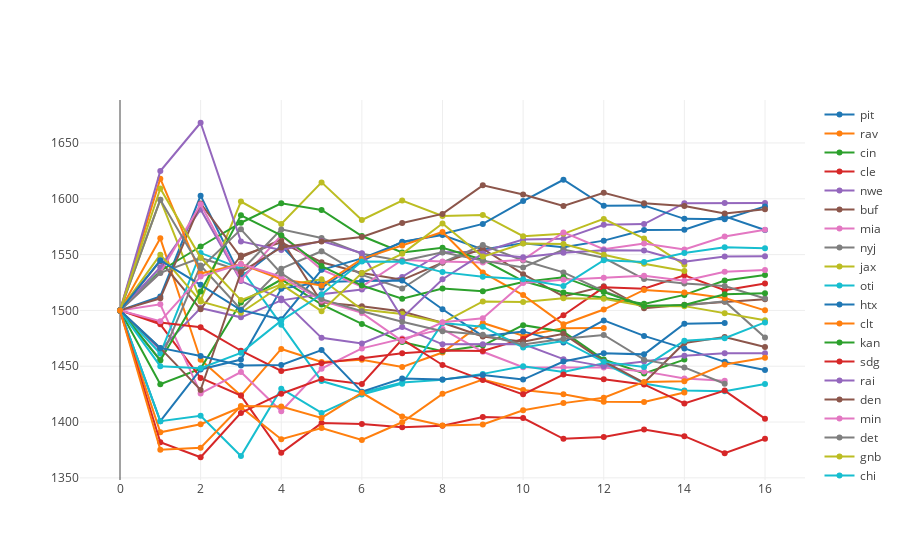

The notebook cell saved with this chart:
### Markdown cell above
### Team rating by Week

### Code cell
iplot([teamRatingOverTime(team) for team in flatten(AFC + NFC)], filename='basic-line')
